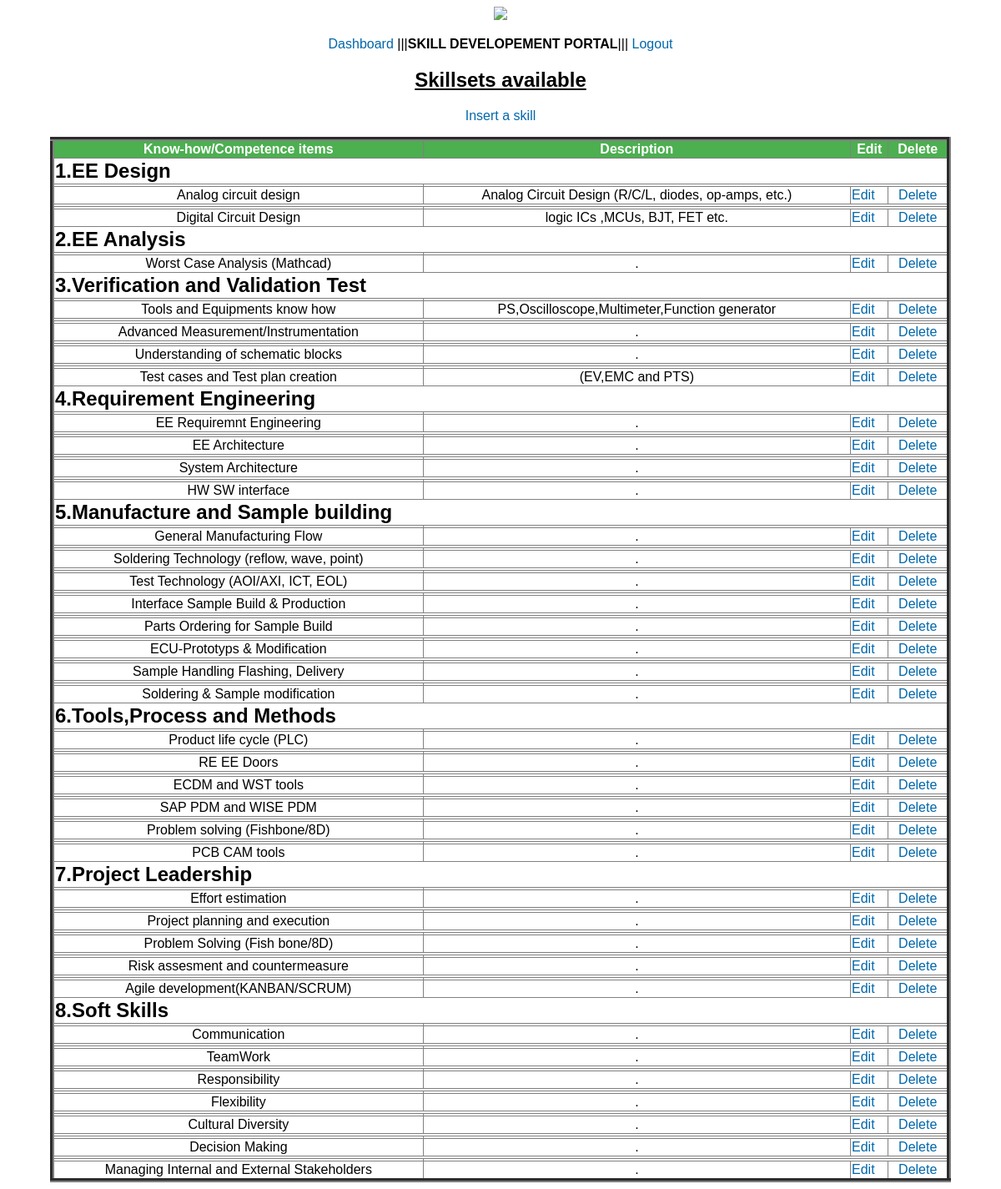
The app's page /viewskill.php (signed in) with its own data.
### tables this page shows
CREATE TABLE `skill` (
  `module` varchar(100) NOT NULL,
  `skillset` varchar(100) DEFAULT NULL,
  `units` varchar(10000) DEFAULT NULL,
  `learning` varchar(50) NOT NULL
);

### viewskill.php (the view, shortened to what this page needs)
<?php
		$con = mysqli_connect("localhost","root","","portal");
?>
<!DOCTYPE html>
<html>
<head>
<link rel="stylesheet" href="style.css" />
</head>
<body>
	<center><img src="/portal/images/contilogo.png"><p><a href="dashboard.php">Dashboard</a>
	|||<b>SKILL DEVELOPEMENT PORTAL</b>||| <a href="logout.php">Logout</a></p></center>
<center><h2><u>Skillsets available</u></h2>
	<p><a href="insertskill.php">Insert a skill</a><p>
<table width="1080px" height="80px" border="5" style="border-collapse:collapse;">
		<thead>
		<tr>
		<th><strong>Know-how/Competence items</strong></th>
		<th><strong>Description</strong></th>
		<th><strong>Edit</strong></th>
		<th><strong>Delete</strong></th>
		</tr>
		</thead>
		<tbody>
		<?php
				$count=1;
				$sel_query="Select * from skill ORDER BY module;";
				$result = mysqli_query($con,$sel_query);
				$uni=array();
				while($row = mysqli_fetch_assoc($result)) {
				$uni[]=$row["module"];}
				$mod=array_unique($uni);
		$sel_query2="Select * from skill ORDER BY module;";
		$result = mysqli_query($con,$sel_query2);
		$c=0;
		while($row = mysqli_fetch_assoc($result)) {?>
		<tr>
		<td  colspan="4"><b><font size=5><?php
		if(strcmp($mod[$c++], $row["module"])==0)
		{echo $row["module"];} ?>
		</b></font></td></tr>
		<td align="center">
		<tr>
		<font size=3>
		<td align="center"><?php echo $row["skillset"];  ?></td>
		<td align="center"><?php echo $row["units"];  ?></td><td><a href="editskill.php?skillset=<?php echo $row["skillset"]; ?>">Edit</a></td>
		<td align="center">
		<a href="deleteskill.php?skillset=<?php echo $row["skillset"]; ?>">Delete</a></td>
		</font>
		</td></tr>
		<?php $count++;} ?>
		</tbody>
</table>
</body>
</html>

### style.css (style rules this page uses)
body { font-family:Arial, Sans-Serif; }
a { color:#0067ab; text-decoration:none; }

### viewskill.php (style rules this page uses)
th { background-color: #4CAF50; color: white; }

### records on screen
skill: module "1.EE Design", skillset "Analog circuit design", units "Analog Circuit Design (R/C/L, diodes, op-amps, etc.)"
skill: skillset "Digital Circuit Design", units "logic ICs ,MCUs, BJT, FET etc."
skill: module "2.EE Analysis", skillset "Worst Case Analysis (Mathcad)", units "."
skill: module "3.Verification and Validation Test", skillset "Tools and Equipments know how", units "PS,Oscilloscope,Multimeter,Function generator"
skill: skillset "Advanced Measurement/Instrumentation", units "."
skill: skillset "Understanding of schematic blocks", units "."
skill: skillset "Test cases and Test plan creation", units "(EV,EMC and PTS)"
skill: module "4.Requirement Engineering", skillset "EE Requiremnt Engineering", units "."
skill: skillset "EE Architecture", units "."
skill: skillset "System Architecture", units "."
skill: skillset "HW SW interface", units "."
skill: module "5.Manufacture and Sample building", skillset "General Manufacturing Flow", units "."
skill: skillset "Soldering Technology (reflow, wave, point)", units "."
skill: skillset "Test Technology (AOI/AXI, ICT, EOL)", units "."
skill: skillset "Interface Sample Build & Production", units "."
skill: skillset "Parts Ordering for Sample Build", units "."
skill: skillset "ECU-Prototyps & Modification", units "."
skill: skillset "Sample Handling Flashing, Delivery", units "."
skill: skillset "Soldering & Sample modification", units "."
skill: module "6.Tools,Process and Methods", skillset "Product life cycle (PLC)", units "."
skill: skillset "RE EE Doors", units "."
skill: skillset "ECDM and WST tools", units "."
skill: skillset "SAP PDM and WISE PDM", units "."
skill: skillset "Problem solving (Fishbone/8D)", units "."
skill: skillset "PCB CAM tools", units "."
skill: module "7.Project Leadership", skillset "Effort estimation", units "."
skill: skillset "Project planning and execution", units "."
skill: skillset "Problem Solving (Fish bone/8D)", units "."
skill: skillset "Risk assesment and countermeasure", units "."
skill: skillset "Agile development(KANBAN/SCRUM)", units "."
skill: module "8.Soft Skills", skillset "Communication", units "."
skill: skillset "TeamWork", units "."
skill: skillset "Responsibility", units "."
skill: skillset "Flexibility", units "."
skill: skillset "Cultural Diversity", units "."
skill: skillset "Decision Making", units "."
skill: skillset "Managing Internal and External Stakeholders", units "."
